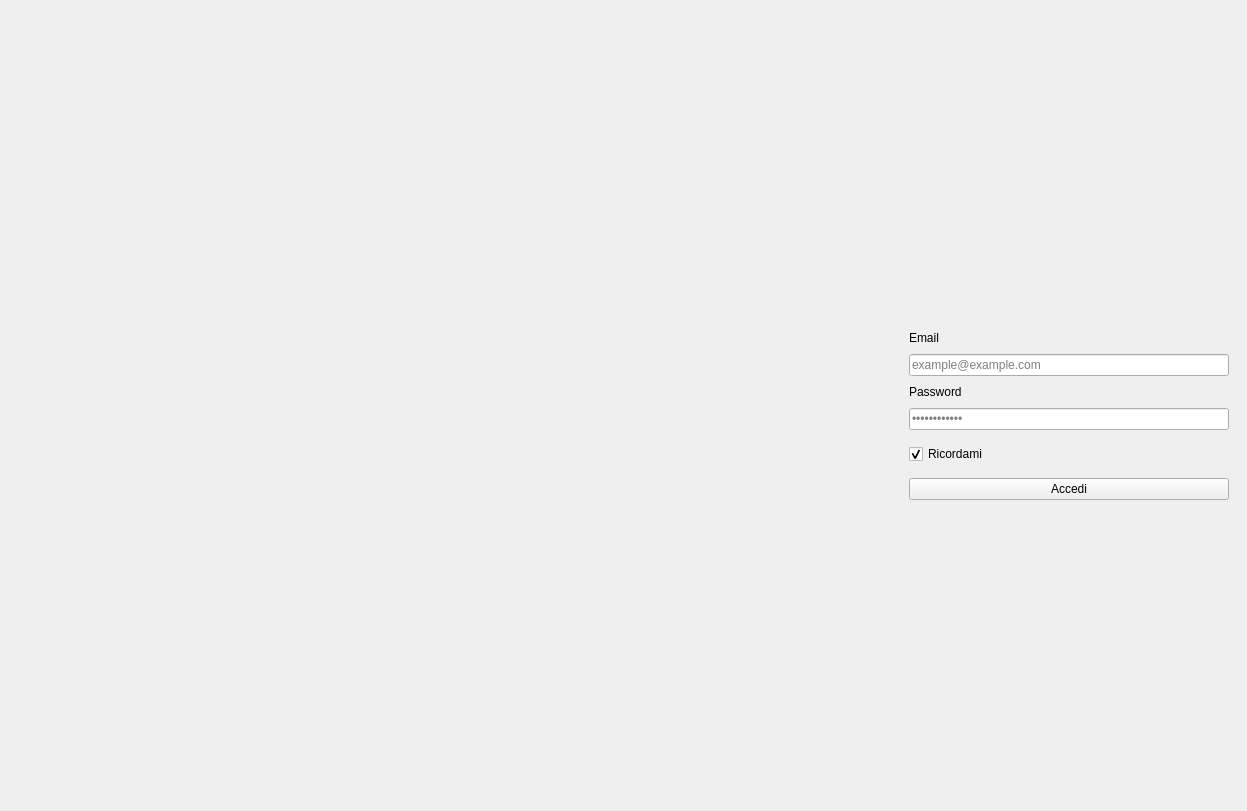
<?xml version="1.0" encoding="UTF-8"?>
<ui version="4.0">
 <class>MainWindow</class>
 <widget class="QMainWindow" name="MainWindow">
  <property name="geometry">
   <rect>
    <x>0</x>
    <y>0</y>
    <width>1247</width>
    <height>811</height>
   </rect>
  </property>
  <property name="windowTitle">
   <string>MainWindow</string>
  </property>
  <widget class="QWidget" name="centralwidget">
   <widget class="QLabel" name="side_img">
    <property name="geometry">
     <rect>
      <x>-1</x>
      <y>0</y>
      <width>890</width>
      <height>813</height>
     </rect>
    </property>
    <property name="text">
     <string/>
    </property>
    <property name="pixmap">
     <pixmap>assets/Home screen.jpg</pixmap>
    </property>
    <property name="scaledContents">
     <bool>true</bool>
    </property>
   </widget>
   <widget class="QWidget" name="widget" native="true">
    <property name="geometry">
     <rect>
      <x>889</x>
      <y>0</y>
      <width>360</width>
      <height>813</height>
     </rect>
    </property>
    <property name="sizePolicy">
     <sizepolicy hsizetype="Preferred" vsizetype="Preferred">
      <horstretch>0</horstretch>
      <verstretch>0</verstretch>
     </sizepolicy>
    </property>
    <property name="minimumSize">
     <size>
      <width>360</width>
      <height>0</height>
     </size>
    </property>
    <property name="maximumSize">
     <size>
      <width>360</width>
      <height>16777215</height>
     </size>
    </property>
    <property name="styleSheet">
     <string notr="true">QLabel{
	font: 13px 'Microsoft YaHei'
}</string>
    </property>
    <layout class="QVBoxLayout" name="verticalLayout_2">
     <property name="spacing">
      <number>9</number>
     </property>
     <property name="leftMargin">
      <number>20</number>
     </property>
     <property name="topMargin">
      <number>20</number>
     </property>
     <property name="rightMargin">
      <number>20</number>
     </property>
     <property name="bottomMargin">
      <number>20</number>
     </property>
     <item>
      <spacer name="verticalSpacer">
       <property name="orientation">
        <enum>Qt::Vertical</enum>
       </property>
       <property name="sizeHint" stdset="0">
        <size>
         <width>20</width>
         <height>60</height>
        </size>
       </property>
      </spacer>
     </item>
     <item>
      <widget class="QLabel" name="label">
       <property name="text">
        <string/>
       </property>
       <property name="pixmap">
        <pixmap>:/images/background.jpg</pixmap>
       </property>
       <property name="scaledContents">
        <bool>true</bool>
       </property>
      </widget>
     </item>
     <item>
      <widget class="BodyLabel" name="label_5">
       <property name="text">
        <string>Email</string>
       </property>
      </widget>
     </item>
     <item>
      <widget class="LineEdit" name="lineEdit_3">
       <property name="placeholderText">
        <string>example@example.com</string>
       </property>
       <property name="clearButtonEnabled">
        <bool>true</bool>
       </property>
      </widget>
     </item>
     <item>
      <widget class="BodyLabel" name="label_6">
       <property name="text">
        <string>Password</string>
       </property>
      </widget>
     </item>
     <item>
      <widget class="LineEdit" name="lineEdit_4">
       <property name="echoMode">
        <enum>QLineEdit::Password</enum>
       </property>
       <property name="placeholderText">
        <string>••••••••••••</string>
       </property>
       <property name="clearButtonEnabled">
        <bool>true</bool>
       </property>
      </widget>
     </item>
     <item>
      <spacer name="verticalSpacer_5">
       <property name="orientation">
        <enum>Qt::Vertical</enum>
       </property>
       <property name="sizeType">
        <enum>QSizePolicy::Fixed</enum>
       </property>
       <property name="sizeHint" stdset="0">
        <size>
         <width>20</width>
         <height>5</height>
        </size>
       </property>
      </spacer>
     </item>
     <item>
      <widget class="CheckBox" name="checkBox">
       <property name="text">
        <string>Ricordami</string>
       </property>
       <property name="checked">
        <bool>true</bool>
       </property>
      </widget>
     </item>
     <item>
      <spacer name="verticalSpacer_4">
       <property name="orientation">
        <enum>Qt::Vertical</enum>
       </property>
       <property name="sizeType">
        <enum>QSizePolicy::Fixed</enum>
       </property>
       <property name="sizeHint" stdset="0">
        <size>
         <width>20</width>
         <height>5</height>
        </size>
       </property>
      </spacer>
     </item>
     <item>
      <widget class="QPushButton" name="login">
       <property name="text">
        <string>Accedi</string>
       </property>
      </widget>
     </item>
     <item>
      <spacer name="verticalSpacer_6">
       <property name="orientation">
        <enum>Qt::Vertical</enum>
       </property>
       <property name="sizeType">
        <enum>QSizePolicy::Fixed</enum>
       </property>
       <property name="sizeHint" stdset="0">
        <size>
         <width>20</width>
         <height>6</height>
        </size>
       </property>
      </spacer>
     </item>
     <item>
      <spacer name="verticalSpacer_2">
       <property name="orientation">
        <enum>Qt::Vertical</enum>
       </property>
       <property name="sizeHint" stdset="0">
        <size>
         <width>20</width>
         <height>60</height>
        </size>
       </property>
      </spacer>
     </item>
    </layout>
   </widget>
  </widget>
 </widget>
 <customwidgets>
  <customwidget>
   <class>LineEdit</class>
   <extends>QLineEdit</extends>
   <header>qfluentwidgets</header>
  </customwidget>
  <customwidget>
   <class>CheckBox</class>
   <extends>QCheckBox</extends>
   <header>qfluentwidgets</header>
  </customwidget>
  <customwidget>
   <class>BodyLabel</class>
   <extends>QLabel</extends>
   <header>qfluentwidgets</header>
  </customwidget>
 </customwidgets>
 <resources/>
 <connections/>
</ui>
